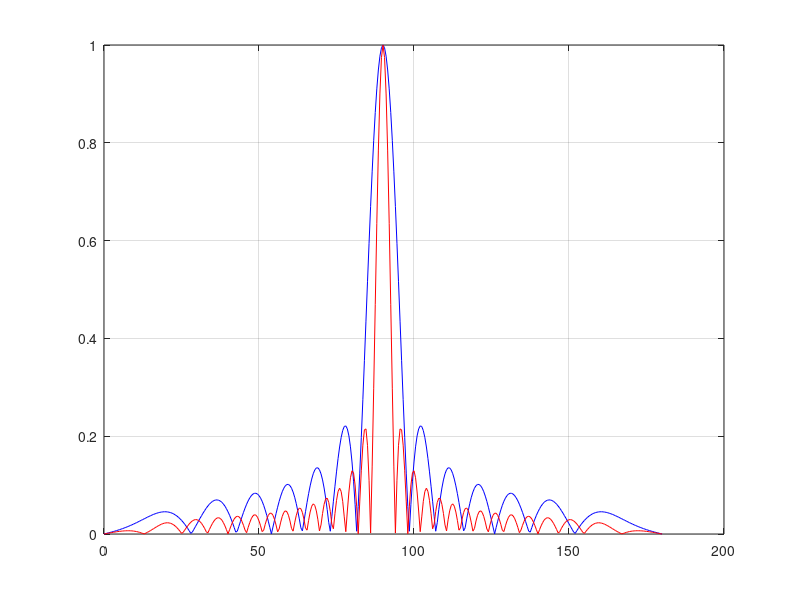

This chart was generated by the following MATLAB code:
clear all;
close all;
clc;

% Freespace wavelength:

lambda = 1;

% Freespace wave number:

beta = 2 * pi / lambda;

%% Distance between elements:
%
%d = 0.7559 * lambda;

%d = 0.45 * lambda;

% Microstrip wavelength:

lambdaMicrostrip = lambda / sqrt(1.75);

% Microstrip wave number:

betaMicrostrip = 2 * pi / lambdaMicrostrip;

% Phase difference of excitation of adjacent elements:

alpha = 2 * pi;

d = alpha / betaMicrostrip;

% Angle:

theta = (0 : 0.5 : 180) * pi / 180;

% Number of elements:

N = 9;

% Magnitudes of excitation:

A = ones(N, 1);

% Array factor:

AF = zeros(length(theta), 1);

for m = 1 : length(theta)

  AF(m) = A((N - 1) / 2 + 1) * sin(theta(m));
  
  for n = 1 : (N - 1) / 2
  
    phi = beta * d * cos(theta(m));
    
    % Right element:
    
    AF(m) = AF(m) + A(n) * exp(1j * n * (phi + alpha)) * sin(theta(m));
    
    % Left element:
    
    AF(m) = AF(m) + A(n) * exp(1j * n * (-phi + alpha)) * sin(theta(m));
    
  end

end

AF = abs(AF);

maxAF = max(AF);

AF1 = AF / maxAF;

% Number of elements:

N = 19;

% Magnitudes of excitation:

A = ones(N, 1);

% Array factor:

AF = zeros(length(theta), 1);

for m = 1 : length(theta)

  AF(m) = A((N - 1) / 2 + 1) * sin(theta(m));
  
  for n = 1 : (N - 1) / 2
  
    phi = beta * d * cos(theta(m));
    
    % Right element:
    
    AF(m) = AF(m) + A(n) * exp(1j * n * (phi + alpha)) * sin(theta(m));
    
    % Left element:
    
    AF(m) = AF(m) + A(n) * exp(1j * n * (-phi + alpha)) * sin(theta(m));
  end

end

AF = abs(AF);

maxAF = max(AF);

AF2 = AF / maxAF;

figure(1);

plot(theta / pi * 180, AF1, 'b-', ...
     theta / pi * 180, AF2, 'r-');
 
grid on;
